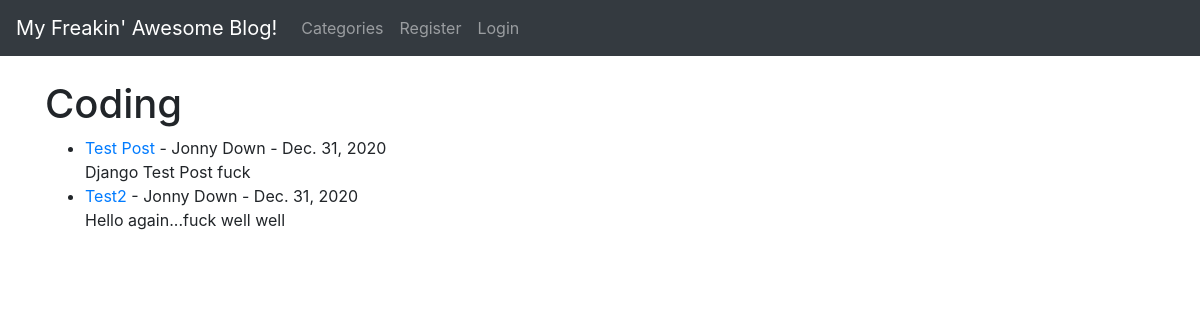
/category/coding/, run on the app's committed database.
### plogyn/models.py (models this page shows, shortened)
class Post(models.Model):
	title = models.CharField(max_length=255)
	header_image = models.ImageField(null=True, blank=True, upload_to="images/")
	title_tag = models.CharField(max_length=255)
	author = models.ForeignKey(User, on_delete=models.CASCADE)
	body = RichTextField(blank=True, null=True)
	post_date = models.DateField(auto_now_add=True)
	category = models.CharField(max_length=255, default='coding')
	snippet = models.CharField(max_length=255)
	likes = models.ManyToManyField(User, related_name='blog_posts')

### plogyn/views.py (the view)
# urls.py: path('category/<str:cats>/', CategoryView, name='category'),
def CategoryView(request, cats):
	category_posts = Post.objects.filter(category=cats.replace('-', ' '))
	return render(request, 'categories.html', {'cats':cats.replace('-', ' ').title(), 'category_posts':category_posts})

### plogyn/templates/categories.html (shortened to what this page needs)
{% extends 'base.html' %}
{% block content %}
{% if category_posts %}
	<h1>{{ cats }}</h1>
	<ul>
	{% for post in category_posts %}
		<li><a href="{% url 'article-detail' post.pk %}">{{ post.title }}</a>
			- {{ post.author.first_name }} {{ post.author.last_name }} -
			{{ post.post_date }}  <br/>
		{{ post.body|slice:":200"|safe }}</li>
	{% endfor %}
	</ul>
{% else %}
	<h2>Sorry this page does not exist...</h2>
{% endif %}
{% endblock %}

### data on the page
Post: title "Test Post", author.first_name "Jonny", author.last_name "Down", post_date "Dec. 31, 2020", body "Django Test Post fuck"
Post: title "Test2", author.first_name "Jonny", author.last_name "Down", post_date "Dec. 31, 2020", body "Hello again...fuck well well"

### other printed values
{{ cats }} "Coding"
